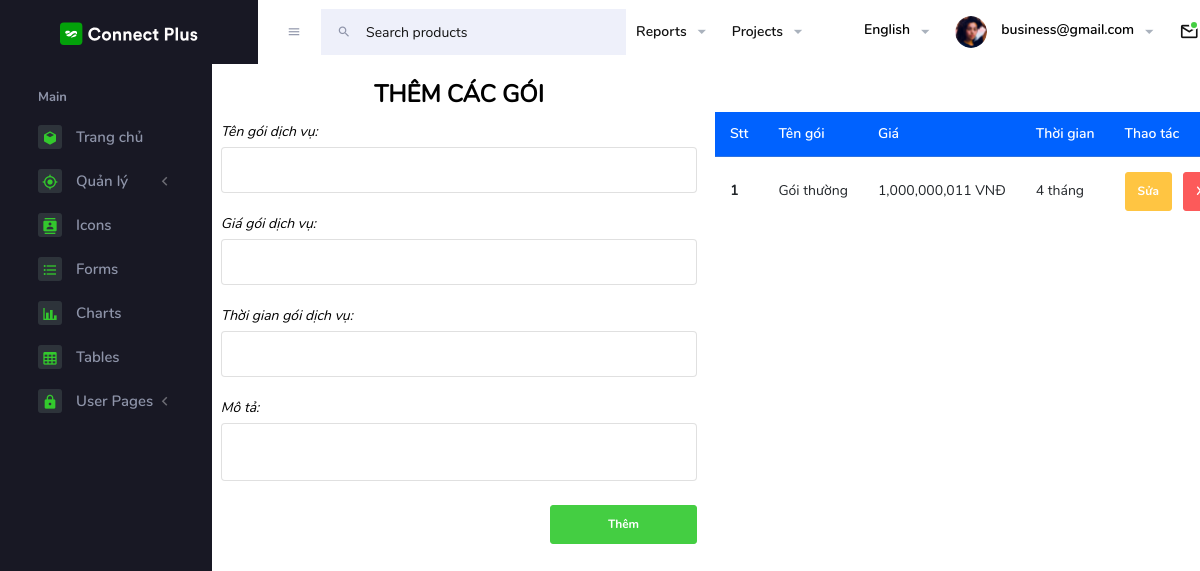
The page /admin/ADpackages.php (signed in) on the database its author committed.
### tables this page shows
CREATE TABLE `packages` (
  `packageid` int(11) NOT NULL,
  `name` varchar(255) NOT NULL,
  `price` bigint(20) NOT NULL,
  `packagedate` varchar(255) NOT NULL,
  `description` text NOT NULL
);

### admin/ADpackages.php (the view, shortened to what this page needs)
<?php
include '../connect.php';
?>
<?php
include("./Template/headerAD.php");
include("./Template/navbarAD.php");
include("./Template/sidebarAD.php");
?>
<div class="container">
    <div class="row">
        <div class="col-md-6">
            <?php
            if (isset($_GET['action']) == 'sua') {
                $id = $_GET['id'];
                $sql_select_id = "SELECT * FROM packages WHERE packageid = ?";
                $stmt = $conn->prepare($sql_select_id);
                $stmt->bind_param("i", $id);
                $stmt->execute();
                $result = $stmt->get_result();
                if ($row = mysqli_fetch_array($result)) {
            ?>
                    <h2 class="text-center m-3 text-black text-uppercase">Sửa các gói</h2>
                    <form action="./ADhandlepackage.php" method="post">
                        <input type="hidden" name="packageid" value="<?php echo $id ?>">
                        <div class="form-group">
                            <label for="" class="text-black font-italic">Tên gói dịch vụ:</label>
                            <input type="text" name="namePackage" value="<?php echo $row['name'] ?>" id="" class="form-control rounded">
                        </div>
                        <div class="form-group">
                            <label for="" class="text-black font-italic">Giá gói dịch vụ:</label>
                            <input type="text" name="pricePackage" value="<?php echo $row['price'] ?>" id="" class="form-control rounded">
                        </div>
                        <div class="form-group">
                            <label for="" class="text-black font-italic">Thời gian gói dịch vụ:</label>
                            <input type="text" name="datePackage" value="<?php echo $row['packagedate']  ?>" id="" class="form-control rounded">
                        </div>
                        <div class="form-group">
                            <label for="" class="text-black font-italic">Mô tả:</label>
                            <textarea cols="30" name="descPackage" id="description" class="form-control rounded"><?php echo $row['description'] ?></textarea>
                        </div>
                        <div class="form-group">
                            <div class="row">
                                <div class="col-4"></div>
                                <div class="col-4">
                                </div>
                                <div class="col-4">
                                    <input type="submit" name="editPackage" value="Sửa" class="btn btn-success w-100">
                                </div>
                            </div>
                        </div>
                    </form>
                <?php
                }
            } else {
                ?>
                <h2 class="text-center m-3 text-black text-uppercase">Thêm các gói</h2>
                <form action="./ADhandlepackage.php" method="post">
                    <div class="form-group">
                        <label for="" class="text-black font-italic">Tên gói dịch vụ:</label>
                        <input type="text" name="namePackage" id="" class="form-control rounded">
                    </div>
                    <div class="form-group">
                        <label for="" class="text-black font-italic">Giá gói dịch vụ:</label>
                        <input type="text" name="pricePackage" id="" class="form-control rounded">
                    </div>
                    <div class="form-group">
                        <label for="" class="text-black font-italic">Thời gian gói dịch vụ:</label>
                        <input type="text" name="datePackage" id="" class="form-control rounded">
                    </div>
                    <div class="form-group">
                        <label for="" class="text-black font-italic">Mô tả:</label>
                        <textarea cols="30" name="descPackage" id="description" class="form-control rounded"></textarea>
                    </div>
                    <div class="form-group">
                        <div class="row">
                            <div class="col-4"></div>
                            <div class="col-4">
                            </div>
                            <div class="col-4">
                                <input type="submit" name="addPackage" value="Thêm" class="btn btn-success w-100">
                            </div>
                        </div>
                    </div>
                </form>
            <?php
            }
            ?>
        </div>
        <div class="col-md-6">
            <?php
            $sql = "SELECT * FROM packages   ORDER BY packageid DESC";
            $stmt = $conn->prepare($sql);
            $stmt->execute();
            $result = $stmt->get_result();
            ?>
            <table class="table mt-5">
                <thead>
                    <tr class="bg-primary text-white">
                        <th scope="col">Stt</th>
                        <th scope="col">Tên gói</th>
                        <th scope="col">Giá </th>
                        <th scope="col">Thời gian </th>
                        <th scope="col">Thao tác</th>
                    </tr>
                </thead>
                <tbody>
                    <?php
                    $i = 0;
                    while ($row = mysqli_fetch_array($result)) {
                        $i++;
                    ?>
                        <tr>
                            <th scope="row"><?php echo $i ?></th>
                            <td><?php echo $row['name'] ?></td>
                            <td><?php echo number_format($row['price']) . ' VNĐ' ?></td>
                            <td><?php echo $row['packagedate'] . ' tháng' ?></td>
                            <td>
                                <a href="./ADpackages.php?action=sua&&id=<?php echo $row['packageid'] ?>" class="btn btn-warning">Sửa</a>
                                <a href="./ADhandlepackage.php?action=xoa&&id=<?php echo $row['packageid'] ?>" class="btn btn-danger ml-2">Xóa</a>
                            </td>
                        </tr>
                    <?php
                    }
                    ?>
                </tbody>
            </table>
        </div>
    </div>
</div>
<?php
include("./Template/footerAD.php");
?>

### rows shown on the page
packages: name "Gói thường", price "1,000,000,011", packagedate "4"

### other values the page prints
$_SESSION['business'] "business@gmail.com"
